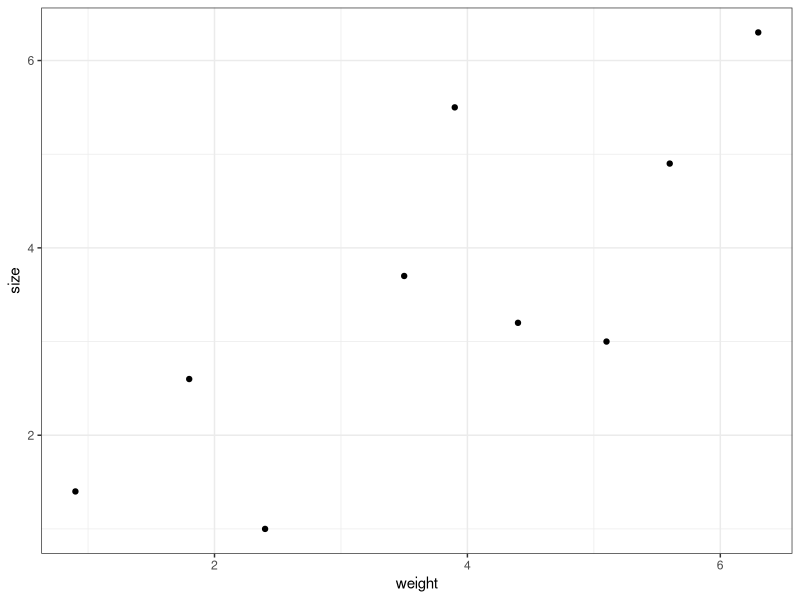
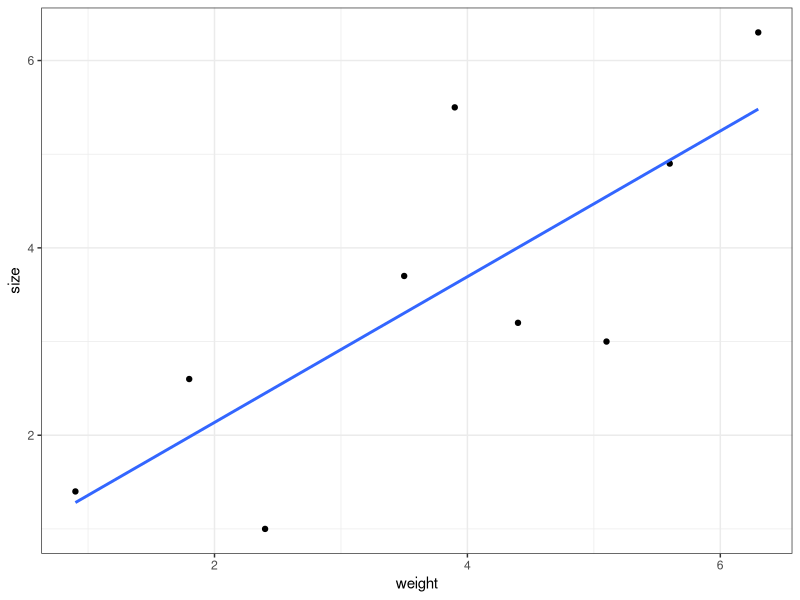
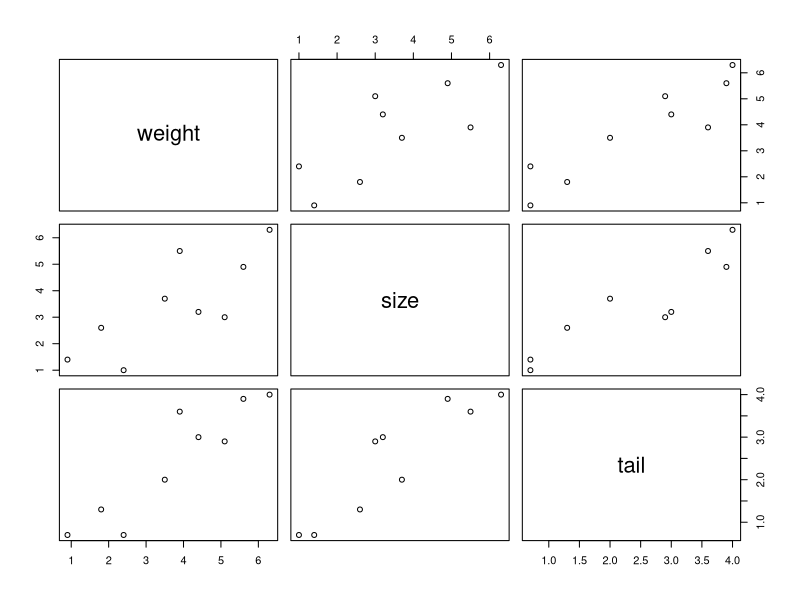

Write the R code that produced these figures, in order.
## ---- chunk 1
knitr::opts_chunk$set(echo = TRUE)
## ---- chunk 2
# Libraries
library(tidyverse)

# Creating some data
mouse.data <- data.frame(
  weight = c(0.9, 1.8, 2.4, 3.5, 3.9, 4.4, 5.1, 5.6, 6.3),
  size = c(1.4, 2.6, 1.0, 3.7, 5.5, 3.2, 3.0, 4.9, 6.3)
)

# Plotting data
ggplot(mouse.data, aes(weight, size)) +
  geom_point() +
  theme_bw()
## ---- chunk 3
# Fitting a linear model
mouse.regression <- lm(size ~ weight, data=mouse.data)

# Summarizing model
summary(mouse.regression)
## ---- chunk 4
# Plotting regression line
ggplot(mouse.data, aes(weight, size)) +
  geom_point() +
  geom_smooth(method = "lm",se = F) +
  theme_bw()
## ---- chunk 5
# Creating some data
mouse.data <- data.frame(
  weight = c(0.9, 1.8, 2.4, 3.5, 3.9, 4.4, 5.1, 5.6, 6.3),
  size = c(1.4, 2.6, 1.0, 3.7, 5.5, 3.2, 3.0, 4.9, 6.3),
  tail = c(0.7, 1.3, 0.7, 2.0, 3.6, 3.0, 2.9, 3.9, 4.0)
)

# Plotting the data
plot(mouse.data)
## ---- chunk 6
# Fitting a plane to the data
mouse.regression <- lm(size ~ weight + tail, data=mouse.data)

# Summarizing model
summary(mouse.regression)
